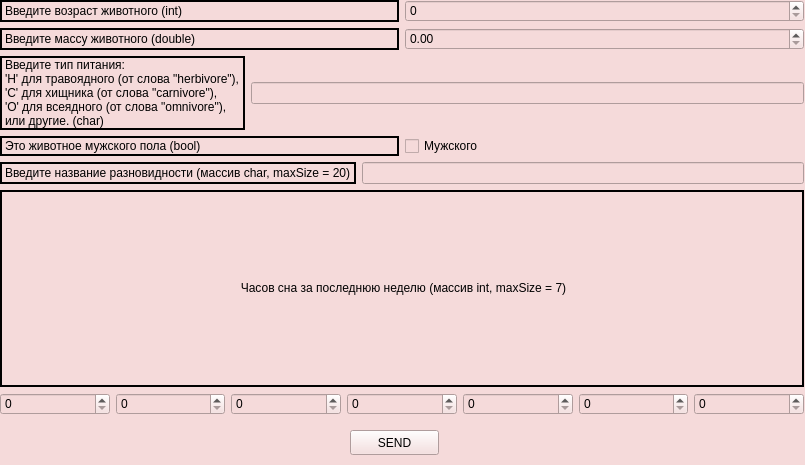
<?xml version="1.0" encoding="UTF-8"?>
<ui version="4.0">
 <class>Input</class>
 <widget class="QWidget" name="Input">
  <property name="geometry">
   <rect>
    <x>0</x>
    <y>0</y>
    <width>805</width>
    <height>465</height>
   </rect>
  </property>
  <property name="windowTitle">
   <string>Form</string>
  </property>
  <property name="styleSheet">
   <string notr="true">background-color: rgb(245, 218, 218);
color: rgb(0, 0, 0);
font: 300 italic 17pt &quot;Ubuntu&quot;;</string>
  </property>
  <widget class="QPushButton" name="bnt_send">
   <property name="geometry">
    <rect>
     <x>350</x>
     <y>430</y>
     <width>89</width>
     <height>25</height>
    </rect>
   </property>
   <property name="text">
    <string>SEND</string>
   </property>
  </widget>
  <widget class="QWidget" name="">
   <property name="geometry">
    <rect>
     <x>0</x>
     <y>0</y>
     <width>804</width>
     <height>415</height>
    </rect>
   </property>
   <layout class="QVBoxLayout" name="verticalLayout">
    <item>
     <layout class="QHBoxLayout" name="horizontalLayout_3">
      <item>
       <widget class="QLabel" name="label">
        <property name="styleSheet">
         <string notr="true">border: 2px solid black;</string>
        </property>
        <property name="text">
         <string>Введите возраст животного (int)</string>
        </property>
       </widget>
      </item>
      <item>
       <widget class="QSpinBox" name="spb_age">
        <property name="maximum">
         <number>1000</number>
        </property>
       </widget>
      </item>
     </layout>
    </item>
    <item>
     <layout class="QHBoxLayout" name="horizontalLayout_2">
      <item>
       <widget class="QLabel" name="label_2">
        <property name="styleSheet">
         <string notr="true">border: 2px solid black;</string>
        </property>
        <property name="text">
         <string>Введите массу животного (double)</string>
        </property>
       </widget>
      </item>
      <item>
       <widget class="QDoubleSpinBox" name="dspb_weight">
        <property name="maximum">
         <double>100000.990000000005239</double>
        </property>
       </widget>
      </item>
     </layout>
    </item>
    <item>
     <layout class="QHBoxLayout" name="horizontalLayout">
      <item>
       <widget class="QLabel" name="label_3">
        <property name="styleSheet">
         <string notr="true">border: 2px solid black;</string>
        </property>
        <property name="text">
         <string>&lt;html&gt;&lt;head/&gt;&lt;body&gt;&lt;p&gt;Введите тип питания:&lt;br/&gt;'H' для травоядного (от слова &amp;quot;herbivore&amp;quot;),&lt;br/&gt;'C' для хищника (от слова &amp;quot;carnivore&amp;quot;),&lt;br/&gt;'O' для всеядного (от слова &amp;quot;omnivore&amp;quot;),&lt;br/&gt;или другие.  (char)&lt;/p&gt;&lt;/body&gt;&lt;/html&gt;</string>
        </property>
       </widget>
      </item>
      <item>
       <widget class="QLineEdit" name="ln_dietType">
        <property name="maxLength">
         <number>1</number>
        </property>
       </widget>
      </item>
     </layout>
    </item>
    <item>
     <layout class="QHBoxLayout" name="horizontalLayout_4">
      <item>
       <widget class="QLabel" name="label_4">
        <property name="styleSheet">
         <string notr="true">border: 2px solid black;</string>
        </property>
        <property name="text">
         <string>Это животное мужского пола (bool)</string>
        </property>
       </widget>
      </item>
      <item>
       <widget class="QCheckBox" name="checkBox">
        <property name="text">
         <string>Мужского</string>
        </property>
       </widget>
      </item>
     </layout>
    </item>
    <item>
     <layout class="QHBoxLayout" name="horizontalLayout_5">
      <item>
       <widget class="QLabel" name="label_5">
        <property name="styleSheet">
         <string notr="true">border: 2px solid black;</string>
        </property>
        <property name="text">
         <string>&lt;html&gt;&lt;head/&gt;&lt;body&gt;&lt;p&gt;Введите название разновидности (массив char, maxSize = 20)&lt;/p&gt;&lt;/body&gt;&lt;/html&gt;</string>
        </property>
       </widget>
      </item>
      <item>
       <widget class="QLineEdit" name="ln_species">
        <property name="maxLength">
         <number>20</number>
        </property>
       </widget>
      </item>
     </layout>
    </item>
    <item>
     <widget class="QLabel" name="label_6">
      <property name="styleSheet">
       <string notr="true">border: 2px solid black;</string>
      </property>
      <property name="text">
       <string>&lt;html&gt;&lt;head/&gt;&lt;body&gt;&lt;p align=&quot;center&quot;&gt;Часов сна за последнюю неделю (массив int, maxSize = 7)&lt;/p&gt;&lt;/body&gt;&lt;/html&gt;</string>
      </property>
     </widget>
    </item>
    <item>
     <layout class="QHBoxLayout" name="horizontalLayout_6">
      <item>
       <widget class="QSpinBox" name="spb_1">
        <property name="maximum">
         <number>24</number>
        </property>
       </widget>
      </item>
      <item>
       <widget class="QSpinBox" name="spb_2">
        <property name="maximum">
         <number>24</number>
        </property>
       </widget>
      </item>
      <item>
       <widget class="QSpinBox" name="spb_3">
        <property name="maximum">
         <number>24</number>
        </property>
       </widget>
      </item>
      <item>
       <widget class="QSpinBox" name="spb_4">
        <property name="maximum">
         <number>24</number>
        </property>
       </widget>
      </item>
      <item>
       <widget class="QSpinBox" name="spb_5">
        <property name="maximum">
         <number>24</number>
        </property>
       </widget>
      </item>
      <item>
       <widget class="QSpinBox" name="spb_6">
        <property name="maximum">
         <number>24</number>
        </property>
       </widget>
      </item>
      <item>
       <widget class="QSpinBox" name="spb_7">
        <property name="maximum">
         <number>24</number>
        </property>
       </widget>
      </item>
     </layout>
    </item>
   </layout>
  </widget>
 </widget>
 <resources/>
 <connections/>
</ui>
